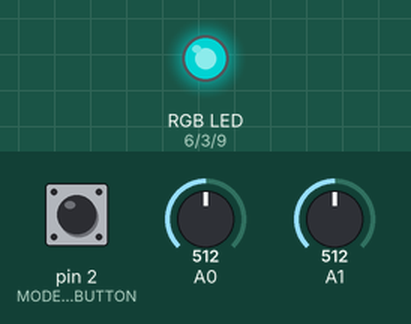
Recording of a sketch running on a simulated Arduino Uno, built with avr-gcc and run on an emulated ATmega328P. On the bench: an RGB LED mixed from three pins (HIGH = lit). The inputs (shaded band) are chosen by the test bench; at power-on: A0 = 512, pin 2 (MODE_PIN_BUTTON) HIGH, A1 = 512. Dim RGB values are drawn brighter than linear.

Above: at 1.2 s.
1.3 s: A0 set to 716
At 1.46 s:
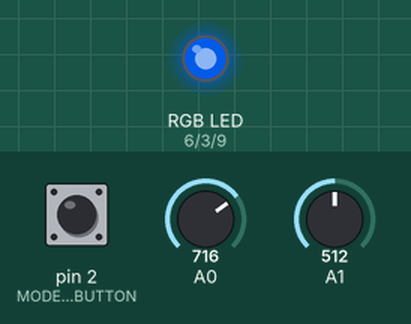
4.3 s: A0 set to 900
7.3 s: A0 set to 1023
10.3 s: pin 2 (MODE_PIN_BUTTON) pulled LOW for 0.15 s
At 11.6 s:
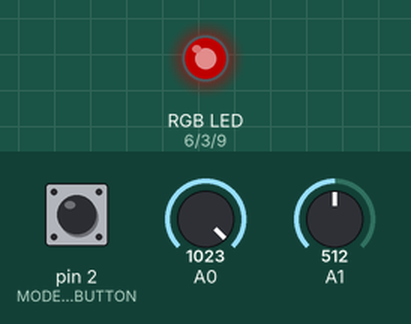
12.0 s: A1 set to 306
At 12.7 s:
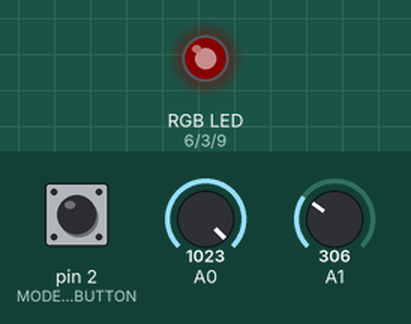
13.8 s: A1 set to 511
At 14.9 s:
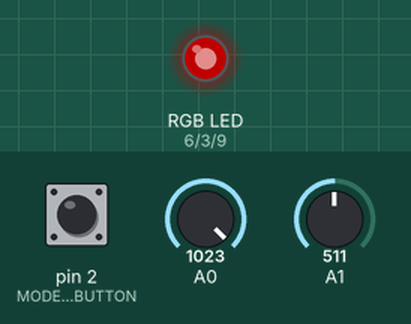
Timing chart, 0 to 16.5 s (numbered marks = the images above; inputs shaded):
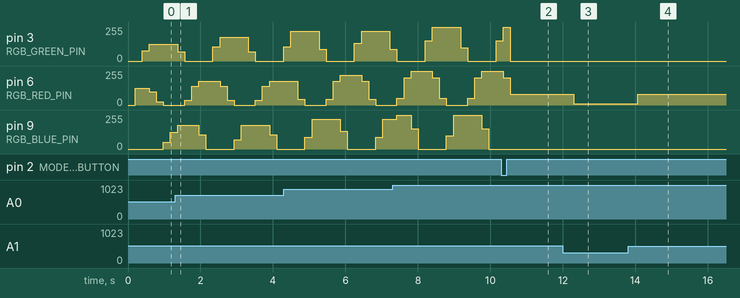

Measured:
- after the input at 10.3 s, pin 9 (RGB_BLUE_PIN): stops changing and stays 0/255
- after the input at 12.0 s, pin 6 (RGB_RED_PIN): 82/255 → 10/255 after 0.31 s
- after the input at 13.8 s, pin 6 (RGB_RED_PIN): 10/255 → 82/255 after 0.26 s

The sketch:

sketch_apr23b.ino
```cpp
int mode = 1;

const int MODE_PIN_BUTTON = 2;
int mode_pin_button_pressed = 0;

const int RGB_RED_PIN = 6;
const int RGB_GREEN_PIN = 3;
const int RGB_BLUE_PIN = 9;

#include "audio_sampler.h"
#include "src/RGBConverter/RGBConverter.h"
RGBConverter rgb_converter;

#include "mode_1.h"
#include "mode_2.h"
#include "mode_3.h"

const double clap[] = {24923.44, 11112.54, 285.00, 1032.03, 1625.96, 720.45, 171.27, 866.91, 954.00, 763.26, 1023.60, 1722.15, 2173.83, 2403.09, 759.94, 255.07, 432.01, 1545.17, 2467.38, 2731.28, 2304.67, 2356.65, 2313.06, 2752.14, 2073.23, 978.31, 3371.22, 4121.28, 2510.42, 2349.71, 2236.47, 597.99, 1091.87, 2035.56, 2235.19, 2184.98, 1937.48, 1074.82, 2725.65, 2485.65, 1449.52, 2641.78, 2396.81, 569.02, 934.91, 957.38, 230.79, 421.63, 562.96, 1008.17, 1019.16, 596.86, 757.68, 928.87, 641.95, 409.23, 353.18, 781.66, 871.65, 505.70, 231.08, 586.33, 993.53, 887.70};
unsigned long clap_timestamps[2] = { 0 };
int clap_index = 0;
int is_on = 1;

void setup() {
  pinMode(MODE_PIN_BUTTON, INPUT_PULLUP);
  pinMode(RGB_RED_PIN, OUTPUT);
  pinMode(RGB_GREEN_PIN, OUTPUT);
  pinMode(RGB_BLUE_PIN, OUTPUT);
  setup_audio_sampling(
    A1  /* audio_pin */
    );
  setup_mode_1(
    A0  /* pr_pin */
    );

  setup_mode_2(
    A1  /* audio_pin */
    );

  setup_mode_3(
    A2, /* lofi_pin */
    11 /* set_pin */
    );

  Serial.begin(9600);
}

void switch_mode() {
  // Debouncing logic.
  if (!mode_pin_button_pressed) {
    if (!digitalRead(MODE_PIN_BUTTON)) {
      mode = mode % 3 + 1;
    }
    mode_pin_button_pressed = 1;
  }

  if (digitalRead(MODE_PIN_BUTTON)) {
    mode_pin_button_pressed = 0;
  }
}

void set_color(int red, int green, int blue) {
  analogWrite(RGB_RED_PIN, red);
  analogWrite(RGB_GREEN_PIN, green);
  analogWrite(RGB_BLUE_PIN, blue);
}

int clap_on_clap_off() {
  int is_clap = 1;
  for(int i=0; i<(SAMPLES/2); i++)
  {
    double diff = abs(vReal[i] - clap[i]) / clap[i];
    is_clap &= !(diff >= 0.99 && diff <= 1.01);
  }

  unsigned long now = micros();
  if (is_clap) {
    if (now - clap_timestamps[clap_index] > 5 * 1000000) {
      clap_timestamps[clap_index] = now;
    }
    clap_index = (clap_index + 1) % 2;

    if (now - clap_timestamps[0] <= 5 * 1000000 &&
      now - clap_timestamps[1] <= 5 * 1000000) {
      is_on = !is_on;
    }
    Serial.println("clap");
  }

  return !is_on;
}

void loop() {
  switch_mode();
  run_audio_sampler();
  if (clap_on_clap_off()) {
    set_color(0, 0, 0);
    return;
  }

  byte rgb[3];
  switch(mode) {
    case 1: run_mode_1(&rgb_converter, rgb); break;
    case 2: run_mode_2(&rgb_converter, rgb); break;
    case 3: run_mode_3(&rgb_converter, rgb); break;
  }

  set_color(rgb[0], rgb[1], rgb[2]);
}
```

audio_sampler.h
```cpp
/* FFT code from https://www.norwegiancreations.com/2017/08/what-is-fft-and-how-can-you-implement-it-on-an-arduino/ */
#include "arduinoFFT.h"

#define SAMPLES 128             //Must be a power of 2
#define SAMPLING_FREQUENCY 8000 //Hz, must be less than 10000 due to ADC

arduinoFFT FFT = arduinoFFT();
unsigned int sampling_period_us;
unsigned long microseconds;

double vReal[SAMPLES];
double vImag[SAMPLES];

/* PINS */
int AUDIO_PIN;

void setup_audio_sampling(int audio_pin) {
  AUDIO_PIN = audio_pin;
  pinMode(AUDIO_PIN, INPUT);

  sampling_period_us = round(1000*(1.0/SAMPLING_FREQUENCY));
}

void run_audio_sampler() {
  /*SAMPLING*/
  for(int i=0; i<SAMPLES; i++) {
    microseconds = micros();    //Overflows after around 70 minutes!
    vReal[i] = analogRead(AUDIO_PIN);
    vImag[i] = 0;

    while(micros() < (microseconds + sampling_period_us)){}
  }

  /*FFT*/
  FFT.Windowing(vReal, SAMPLES, FFT_WIN_TYP_HAMMING, FFT_FORWARD);
  FFT.Compute(vReal, vImag, SAMPLES, FFT_FORWARD);
  FFT.ComplexToMagnitude(vReal, vImag, SAMPLES);
}
```

mode_1.h
```cpp
/* PINS */
int PHOTORESISTOR_PIN;

/* CONFIG */
float _hue = 0; //hue varies between 0 - 1
const float _step = 0.1f;

void setup_mode_1(int pr_pin) {
  PHOTORESISTOR_PIN = pr_pin;

  pinMode(PHOTORESISTOR_PIN, INPUT);
}

float read_brightness() {
  return map(analogRead(PHOTORESISTOR_PIN), 0, 1023, 0, 1000) / 1000.0f;
}

void run_mode_1(RGBConverter* converter, byte rgb[]) {
  converter->hslToRgb(_hue, 1.0, 0.5f, rgb);
  _hue += _step;
  if (_hue >= 1.0f) {
    _hue = 0.0f;
  }

  float brightness = read_brightness();
  rgb[0] = rgb[0] * brightness;
  rgb[1] = rgb[1] * brightness;
  rgb[2] = rgb[2] * brightness;
}
```

mode_2.h
```cpp
void setup_mode_2(int audio_pin) {}

void run_mode_2(RGBConverter* converter, byte rgb[]) {
  /* Not the real total energy -- calculated as the MSE -- but close enough. */
  double tot_energy = 0.0;
  for(int i=0; i<(SAMPLES/2); i++)
  {
    tot_energy += vReal[i];
  }

  /*PRINT RESULTS*/
  if (tot_energy > 34000) {

    double peak = FFT.MajorPeak(vReal, SAMPLES, SAMPLING_FREQUENCY);
    converter->hslToRgb(1.0f, 1.0f, 0.5f, rgb);

    float brightness = map(tot_energy, 34000, 100000, 100, 1000) / 1000.0f;

    rgb[0] *= brightness;
    rgb[1] *= brightness;
    rgb[2] *= brightness;
  } else {
    rgb[0] = 10;
    rgb[1] = rgb[2] = 0;
  }
}
```

mode_3.h
```cpp
/* PINS */
int LOFI_PIN;
int SET_PIN;

void setup_mode_3(int lofi_pin, int set_pin) {
  LOFI_PIN = lofi_pin;
  SET_PIN = set_pin;

  pinMode(LOFI_PIN, INPUT);
  pinMode(SET_PIN, INPUT_PULLUP);
}

#define SAMPLE_SIZE 25
int samples[SAMPLE_SIZE] = { 0 };
int sample_index = 0;
int set_sample = 0;

int deltas[SAMPLE_SIZE] = { 0 };
int delta_index = 0;

int sample_at(int index) {
  return samples[index % SAMPLE_SIZE];
}

void run_mode_3(RGBConverter* converter, byte rgb[]) {
  samples[sample_index] = map(analogRead(LOFI_PIN), 0, 670, 0, 1000);

  float avg = 0.0f;
  for (int i = 0; i < SAMPLE_SIZE; ++i) {
    avg += samples[i];
  }
  avg /= (float)SAMPLE_SIZE;

  float delta = sample_at(sample_index) - sample_at(sample_index - 1);
  for (int i = 0; i < 0; ++i) {
    delta += sample_at(sample_index - i) - sample_at(sample_index - i - 1);
  }
  delta /= (float)2;

  if (!digitalRead(SET_PIN)) {
    set_sample = avg;
  }
  rgb[0] = map(set_sample, 0, 1000, 0, 255);
  rgb[1] = rgb[2] = 0;

  converter->hslToRgb(set_sample / 1000.0f, 1.0, 0.5f, rgb);
  sample_index = (sample_index + 1) % SAMPLE_SIZE;
}
```

RGBConverter.cpp
```cpp
/*
 * RGBConverter.h - Arduino library for converting between RGB, HSV and HSL
 *
 * Ported from the Javascript at http://mjijackson.com/2008/02/rgb-to-hsl-and-rgb-to-hsv-color-model-conversion-algorithms-in-javascript
 * The hard work was Michael's, all the bugs are mine.
 *
 * Robert Atkins, December 2010 (ratkins_at_fastmail_dot_fm).
 *
 * https://github.com/ratkins/RGBConverter
 *
 */
#include "RGBConverter.h"

/**
 * Converts an RGB color value to HSL. Conversion formula
 * adapted from http://en.wikipedia.org/wiki/HSL_color_space.
 * Assumes r, g, and b are contained in the set [0, 255] and
 * returns h, s, and l in the set [0, 1].
 *
 * @param   Number  r       The red color value
 * @param   Number  g       The green color value
 * @param   Number  b       The blue color value
 * @return  Array           The HSL representation
 */
void RGBConverter::rgbToHsl(byte r, byte g, byte b, double hsl[]) {
    double rd = (double) r/255;
    double gd = (double) g/255;
    double bd = (double) b/255;
    double max = threeway_max(rd, gd, bd);
    double min = threeway_min(rd, gd, bd);
    double h, s, l = (max + min) / 2;

    if (max == min) {
        h = s = 0; // achromatic
    } else {
        double d = max - min;
        s = l > 0.5 ? d / (2 - max - min) : d / (max + min);
        if (max == rd) {
            h = (gd - bd) / d + (gd < bd ? 6 : 0);
        } else if (max == gd) {
            h = (bd - rd) / d + 2;
        } else if (max == bd) {
            h = (rd - gd) / d + 4;
        }
        h /= 6;
    }
    hsl[0] = h;
    hsl[1] = s;
    hsl[2] = l;
}

/**
 * Converts an HSL color value to RGB. Conversion formula
 * adapted from http://en.wikipedia.org/wiki/HSL_color_space.
 * Assumes h, s, and l are contained in the set [0, 1] and
 * returns r, g, and b in the set [0, 255].
 *
 * @param   Number  h       The hue
 * @param   Number  s       The saturation
 * @param   Number  l       The lightness
 * @return  Array           The RGB representation
 */
void RGBConverter::hslToRgb(double h, double s, double l, byte rgb[]) {
    double r, g, b;

    if (s == 0) {
        r = g = b = l; // achromatic
    } else {
        double q = l < 0.5 ? l * (1 + s) : l + s - l * s;
        double p = 2 * l - q;
        r = RGBConverter::hue2rgb(p, q, h + 1/3.0);
        g = RGBConverter::hue2rgb(p, q, h);
        b = RGBConverter::hue2rgb(p, q, h - 1/3.0);
    }

    rgb[0] = r * 255;
    rgb[1] = g * 255;
    rgb[2] = b * 255;
}

/**
 * Converts an RGB color value to HSV. Conversion formula
 * adapted from http://en.wikipedia.org/wiki/HSV_color_space.
 * Assumes r, g, and b are contained in the set [0, 255] and
 * returns h, s, and v in the set [0, 1].
 *
 * @param   Number  r       The red color value
 * @param   Number  g       The green color value
 * @param   Number  b       The blue color value
 * @return  Array           The HSV representation
 */
void RGBConverter::rgbToHsv(byte r, byte g, byte b, double hsv[]) {
    double rd = (double) r/255;
    double gd = (double) g/255;
    double bd = (double) b/255;
    double max = threeway_max(rd, gd, bd), min = threeway_min(rd, gd, bd);
    double h, s, v = max;

    double d = max - min;
    s = max == 0 ? 0 : d / max;

    if (max == min) {
        h = 0; // achromatic
    } else {
        if (max == rd) {
            h = (gd - bd) / d + (gd < bd ? 6 : 0);
        } else if (max == gd) {
            h = (bd - rd) / d + 2;
        } else if (max == bd) {
            h = (rd - gd) / d + 4;
        }
        h /= 6;
    }

    hsv[0] = h;
    hsv[1] = s;
    hsv[2] = v;
}

/**
 * Converts an HSV color value to RGB. Conversion formula
 * adapted from http://en.wikipedia.org/wiki/HSV_color_space.
 * Assumes h, s, and v are contained in the set [0, 1] and
 * returns r, g, and b in the set [0, 255].
 *
 * @param   Number  h       The hue
 * @param   Number  s       The saturation
 * @param   Number  v       The value
 * @return  Array           The RGB representation
 */
void RGBConverter::hsvToRgb(double h, double s, double v, byte rgb[]) {
    double r, g, b;

    int i = int(h * 6);
    double f = h * 6 - i;
    double p = v * (1 - s);
    double q = v * (1 - f * s);
    double t = v * (1 - (1 - f) * s);

    switch(i % 6){
        case 0: r = v, g = t, b = p; break;
        case 1: r = q, g = v, b = p; break;
        case 2: r = p, g = v, b = t; break;
        case 3: r = p, g = q, b = v; break;
        case 4: r = t, g = p, b = v; break;
        case 5: r = v, g = p, b = q; break;
    }

    rgb[0] = r * 255;
    rgb[1] = g * 255;
    rgb[2] = b * 255;
}

double RGBConverter::threeway_max(double a, double b, double c) {
    return max(a, max(b, c));
}

double RGBConverter::threeway_min(double a, double b, double c) {
    return min(a, min(b, c));
}

double RGBConverter::hue2rgb(double p, double q, double t) {
    if(t < 0) t += 1;
    if(t > 1) t -= 1;
    if(t < 1/6.0) return p + (q - p) * 6 * t;
    if(t < 1/2.0) return q;
    if(t < 2/3.0) return p + (q - p) * (2/3.0 - t) * 6;
    return p;
}
```

RGBConverter.h
```cpp
/*
 * RGBConverter.h - Arduino library for converting between RGB, HSV and HSL
 *
 * Ported from the Javascript at http://mjijackson.com/2008/02/rgb-to-hsl-and-rgb-to-hsv-color-model-conversion-algorithms-in-javascript
 * The hard work was Michael's, all the bugs are mine.
 *
 * Robert Atkins, December 2010 (ratkins_at_fastmail_dot_fm).
 *
 * https://github.com/ratkins/RGBConverter
 *
 */
#ifndef RGBConverter_h
#define RGBConverter_h

#if (ARDUINO >= 100)
 #include <Arduino.h>
#else
 #include <Arduino.h>
#endif

class RGBConverter {

public:
    /**
     * Converts an RGB color value to HSL. Conversion formula
     * adapted from http://en.wikipedia.org/wiki/HSL_color_space.
     * Assumes r, g, and b are contained in the set [0, 255] and
     * returns h, s, and l in the set [0, 1].
     *
     * @param   byte    r       The red color value
     * @param   byte    g       The green color value
     * @param   byte    b       The blue color value
     * @param   double  hsl[]   The HSL representation
     */
    void rgbToHsl(byte r, byte g, byte b, double hsl[]);

    /**
     * Converts an HSL color value to RGB. Conversion formula
     * adapted from http://en.wikipedia.org/wiki/HSL_color_space.
     * Assumes h, s, and l are contained in the set [0, 1] and
     * returns r, g, and b in the set [0, 255].
     *
     * @param   double  h       The hue
     * @param   double  s       The saturation
     * @param   double  l       The lightness
     * @return  byte    rgb[]   The RGB representation
     */
    void hslToRgb(double h, double s, double l, byte rgb[]);

    /**
     * Converts an RGB color value to HSV. Conversion formula
     * adapted from http://en.wikipedia.org/wiki/HSV_color_space.
     * Assumes r, g, and b are contained in the set [0, 255] and
     * returns h, s, and v in the set [0, 1].
     *
     * @param   byte  r       The red color value
     * @param   byte  g       The green color value
     * @param   byte  b       The blue color value
     * @return  double hsv[]  The HSV representation
     */
    void rgbToHsv(byte r, byte g, byte b, double hsv[]);

    /**
     * Converts an HSV color value to RGB. Conversion formula
     * adapted from http://en.wikipedia.org/wiki/HSV_color_space.
     * Assumes h, s, and v are contained in the set [0, 1] and
     * returns r, g, and b in the set [0, 255].
     *
     * @param   double  h       The hue
     * @param   double  s       The saturation
     * @param   double  v       The value
     * @return  byte    rgb[]   The RGB representation
     */
    void hsvToRgb(double h, double s, double v, byte rgb[]);

private:
    double threeway_max(double a, double b, double c);
    double threeway_min(double a, double b, double c);
    double hue2rgb(double p, double q, double t);
};

#endif
```
